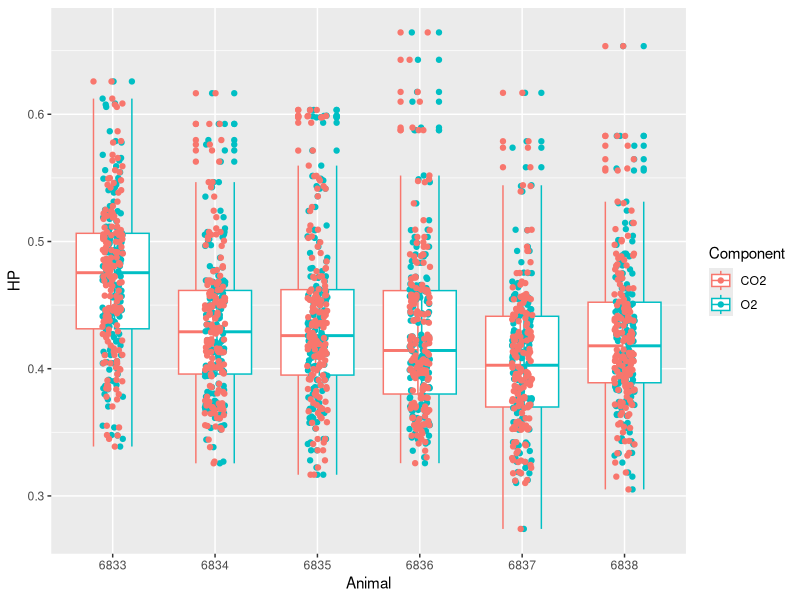

This chart was generated by the following R code:
library(ggplot2)

df <- read.csv2("test_for_rmr.csv")
df$Animal <- as.factor(df$Animal)
df$Component <- as.factor(df$Component)

p <- ggplot(df, aes(x=Animal, y=HP, color=Component)) + geom_boxplot() + geom_point(position=position_jitter(0.1))
ggsave("test_for_rmr.png")
